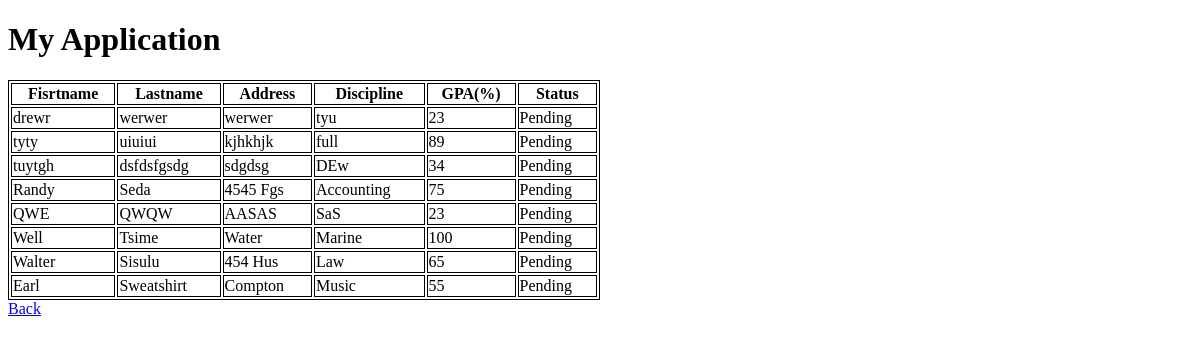
/view_my_application?user_id=1, run on an earlier commit of the app's database.
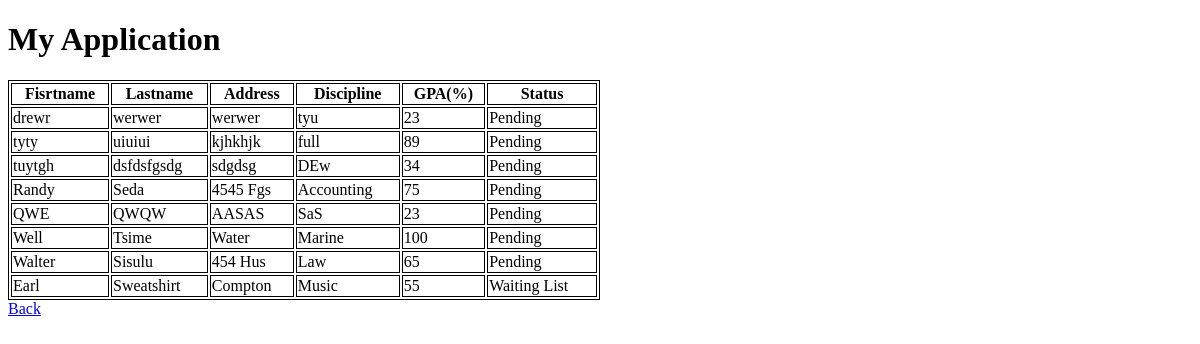
And on a later commit of the database.
### app.py (models this page shows)
class Forms(db.Model, UserMixin):
    form_id = db.Column(db.Integer, primary_key=True)
    firstname = db.Column(db.String(50), nullable=False)
    lastname = db.Column(db.String(50), nullable=False)
    address = db.Column(db.String(100), nullable=False)
    discipline = db.Column(db.String(50), nullable=False)
    gpa = db.Column(db.String(10), nullable=False)
    application_status = db.Column(db.String(20), nullable=False)
    user_id = db.Column(db.Integer, nullable=False)

### app.py (the view)
@app.route('/view_my_application',methods = ['GET','POST'])
def view_my_application():
   user_id = request.args.get('user_id')
   user1 = str(user_id)
   cursor = connection.execute('SELECT firstname, lastname, address, discipline, gpa, application_status FROM forms WHERE user_id =' +user1)
   return render_template('view_application.html', items=cursor.fetchall(),user = user_id)

### templates/view_application.html (shortened to what this page needs)
<!DOCTYPE html>
<html lang="en">
<head>
</head>
<body>
    <h1>My Application</h1>
    <table style="width:50%">
        <tr>
            <th>Fisrtname</th>
            <th>Lastname</th>
            <th>Address</th>
            <th>Discipline</th>
            <th>GPA(%)</th>
            <th>Status</th>
        </tr>
            {% for item in items %}
            <tr>
                <td>{{item[0]}}</td>
                <td>{{item[1]}}</td>
                <td>{{item[2]}}</td>
                <td>{{item[3]}}</td>
                <td>{{item[4]}}</td>
                <td>{{item[5]}}</td>
            {% endfor %}
        </table>
    <a href = "{{url_for('dashboard')}}" >Back</a>
</body>
</html>

What changed in the data, as far as the page shows it:
changed Forms "Earl": application_status "Pending" → "Waiting List"
